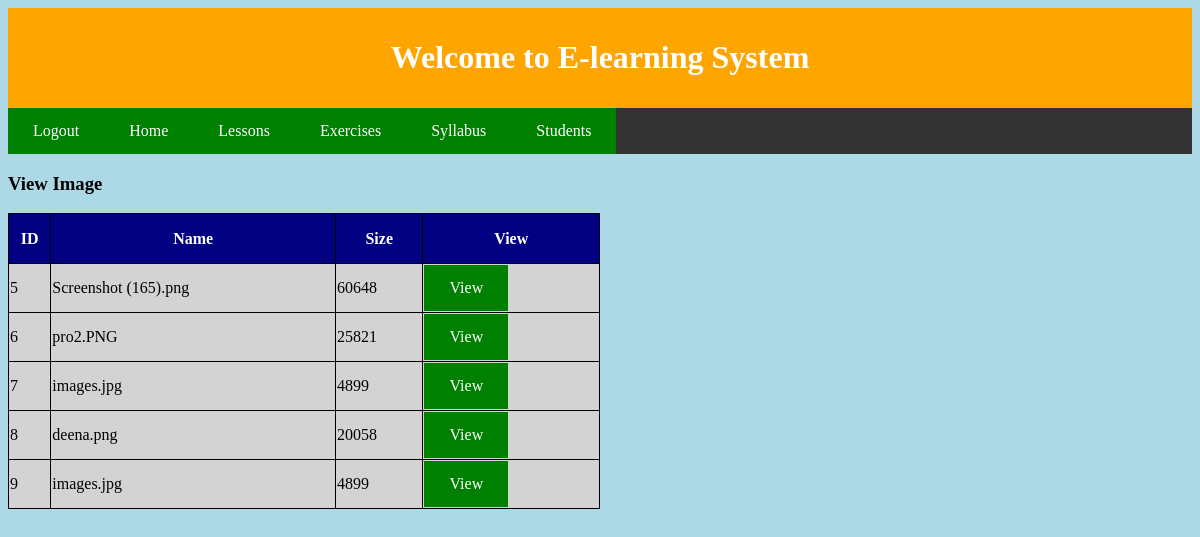
The page /viewimage.php (signed in) on the database its author committed.
### tables this page shows
CREATE TABLE `files` (
  `id` int(10) NOT NULL,
  `name` varchar(255) NOT NULL,
  `size` varchar(255) NOT NULL,
  `downloads` varchar(255) NOT NULL
);

### viewimage.php (the view, shortened to what this page needs)
<html>
<head>
  <link rel="stylesheet" type="text/css" href="style.css" >
  <div class="header">
<h1>Welcome to E-learning System</h1>
</div>
<ul>
  <li><a href="logout.php">Logout</a></li>
  <li><a href="home.php">Home</a></li>
  <li><a href="lesson.php">Lessons</a></li>
  <li><a href="exercise.php">Exercises</a></li>
  <li><a href="syllabus.php">Syllabus</a></li>
  <li><a href="student.php">Students</a></li>
</ul>
</head>
<body>
<h3>View Image</h3>
</body>
</html>
<?php
$con=mysqli_connect("localhost","root","","e_learning");
$result = mysqli_query($con,"SELECT * FROM files where name like '%png%' or name like '%jpg%'");
echo "<table border='1'>
<tr>
<th>ID</th>
<th>Name</th>
<th>Size</th>
<th>View</th>
</tr>";
while($row = mysqli_fetch_array($result))
{
echo "<tr>";
echo "<td>" . $row['id'] . "</td>";
echo "<td>" . $row['name'] . "</td>";
echo "<td>" . $row['size'] . "</td>";
echo "<td><a href=\"img.php?id=$row[id]\">View</a></td>";
echo "</tr>";
}
echo "</table>";
?>

### style.css (style rules this page uses)
.header { background-color:orange; text-align:center; color:white; padding-top:10px; padding-left:10px; padding-right:10px; padding-bottom:10px; }
body { background-color:lightblue; }
ul { list-style-type: none; margin: 0; padding: 0; overflow: hidden; background-color: #333; }
li { float: left; }
li a { display: block; color: white; text-align: center; padding: 14px 16px; text-decoration: none; }
a:link, a:visited { background-color:green; color:white; padding:14px 25px; text-align:center; text-decoration:none; display:inline-block; }
table { border-collapse:collapse; width:50%; background-color:lightgrey; }
table,th,td { border:1px solid black; }
th { height:50px; background-color:navy; color:white; }

### rows shown on the page
files: id "5", name "Screenshot (165).png", size "60648"
files: id "6", name "pro2.PNG", size "25821"
files: id "7", name "images.jpg", size "4899"
files: id "8", name "deena.png", size "20058"
files: id "9", name "images.jpg", size "4899"
